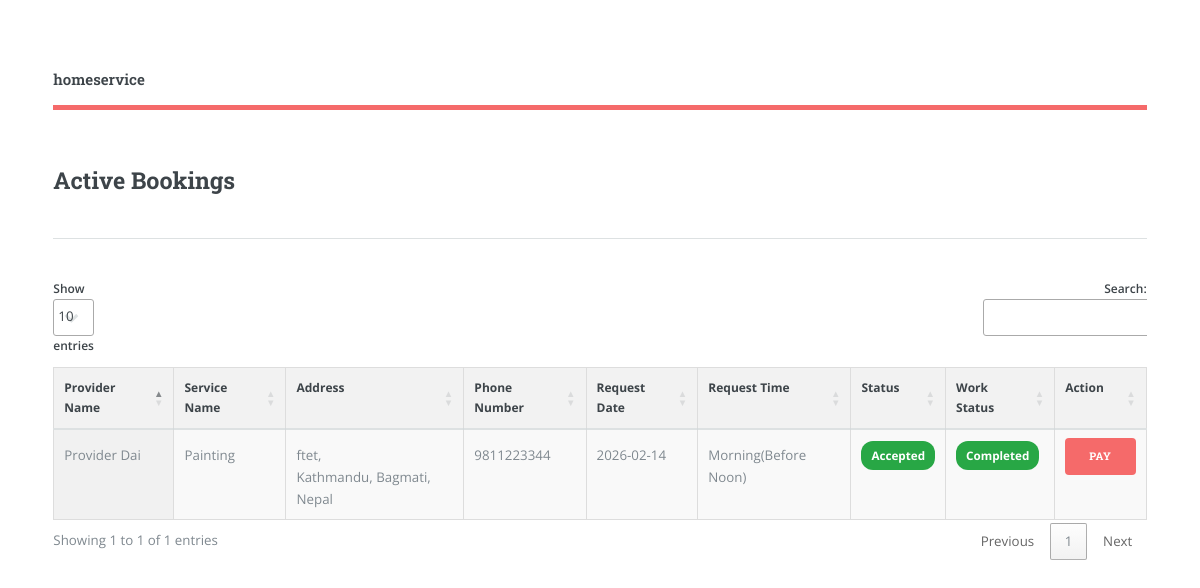
The app's page /mybookings.php (signed in), older data.
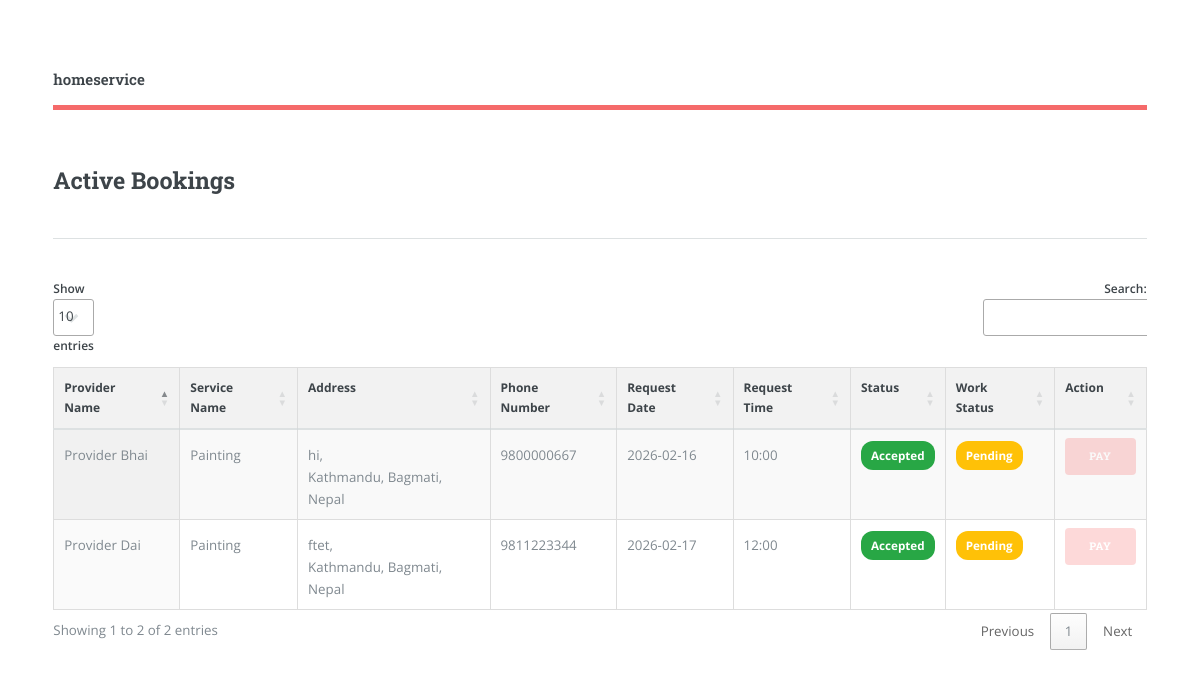
The same page, newer data.
### tables this page shows
CREATE TABLE `service_request` (
  `srid` int(11) NOT NULL,
  `consumer_id` int(11) NOT NULL,
  `provider_id` int(11) NOT NULL,
  `service_id` int(11) NOT NULL,
  `req_date` date NOT NULL,
  `req_time` varchar(50) DEFAULT NULL,
  `status` varchar(50) NOT NULL DEFAULT 'Pending',
  `work_status` varchar(50) NOT NULL DEFAULT 'Pending',
  `payment_status` varchar(50) NOT NULL DEFAULT 'Pending',
  `charge` decimal(10,2) NOT NULL DEFAULT 0.00,
  `last_modified` timestamp NOT NULL DEFAULT current_timestamp() ON UPDATE current_timestamp(),
  `read_status_c` tinyint(1) NOT NULL DEFAULT 0,
  `msgc` varchar(255) DEFAULT NULL,
  `read_status` tinyint(1) DEFAULT 0,
  `msgp` varchar(255) DEFAULT NULL,
  `wallet` decimal(10,2) NOT NULL DEFAULT 0.00,
  `service_duration` int(11) NOT NULL DEFAULT 60 COMMENT 'Duration of service in minutes',
  `transaction_id` text DEFAULT NULL,
  `user_lat` decimal(10,8) DEFAULT NULL,
  `user_lng` decimal(11,8) DEFAULT NULL,
  `distance_km` decimal(10,2) DEFAULT NULL
);

CREATE TABLE `provider` (
  `pid` int(11) NOT NULL,
  `fname` varchar(50) NOT NULL,
  `mname` varchar(50) DEFAULT NULL,
  `lname` varchar(50) NOT NULL,
  `dob` date DEFAULT NULL,
  `gender` enum('Male','Female','Other') DEFAULT 'Male',
  `country` varchar(50) DEFAULT NULL,
  `state` varchar(50) DEFAULT NULL,
  `city` varchar(50) DEFAULT NULL,
  `address` text DEFAULT NULL,
  `phnno` varchar(20) DEFAULT NULL,
  `email` varchar(100) NOT NULL,
  `photo` varchar(255) DEFAULT NULL,
  `average_rating` decimal(2,1) DEFAULT 0.0,
  `created_at` timestamp NOT NULL DEFAULT current_timestamp(),
  `password` varchar(255) NOT NULL,
  `rating_count` int(11) NOT NULL DEFAULT 0,
  `latitude` decimal(10,8) DEFAULT NULL,
  `longitude` decimal(11,8) DEFAULT NULL
);

CREATE TABLE `services` (
  `sid` int(11) NOT NULL,
  `sname` varchar(100) NOT NULL,
  `description` text DEFAULT NULL,
  `icon` varchar(100) DEFAULT NULL,
  `created_at` timestamp NOT NULL DEFAULT current_timestamp()
);

### mybookings.php (the view, shortened to what this page needs)
<?php
$con = mysqli_connect("localhost", "root", "", "homeservice");
$id = $_SESSION["consumer_id"];
$query = "SELECT provider.fname, provider.mname, provider.lname, provider.address, provider.city, provider.state, provider.country,
            provider.phnno,
            service_request.req_date AS fdate, service_request.req_time,
            service_request.status AS status, service_request.work_status,
            service_request.payment_status, service_request.srid, services.sname
          FROM service_request
          JOIN provider ON provider.pid = service_request.provider_id
          JOIN consumer ON consumer.cid = service_request.consumer_id
          JOIN services ON services.sid = service_request.service_id
          WHERE service_request.consumer_id = ?
          AND service_request.payment_status = 0 -- Filter for pending payment
          ORDER BY service_request.req_date DESC, service_request.req_time DESC";
$stmt = $con->prepare($query);
$stmt->bind_param("s", $id);
$stmt->execute();
$stmt->store_result();
?>
<!DOCTYPE HTML>
<html>
<head>
    <link rel="stylesheet" href="assets/css/main.css" />
    <link rel="stylesheet" href="https://cdn.datatables.net/1.13.5/css/jquery.dataTables.min.css">
</head>
<body class="is-preload">
    <div id="wrapper">
        <div id="main">
            <div class="inner">
                <header id="header">
                    <a href="welcome.php" class="logo"><strong>homeservice</strong></a>
                </header>
                <section>
                    <h2 id="elements">Active Bookings</h2>
                    <hr class="major" />
                    <div class="row gtr-200">
                        <div class="col-12 col-12-medium">
                            <div class="table-wrapper">
                                <?php
                                if ($stmt->num_rows > 0) {
                                    $stmt->bind_result($fname, $mname, $lname, $address, $city, $state, $country, $phnno, $fdate, $rtime, $status, $workstatus, $payment_status, $srid, $sname);
                                    echo '<table id="myTable" class="display">
                                          <thead>
                                              <tr>
                                                  <th>Provider Name</th>
                                                  <th>Service Name</th>
                                                  <th>Address</th>
                                                  <th>Phone Number</th>
                                                  <th>Request Date</th>
                                                  <th>Request Time</th>
                                                  <th>Status</th>
                                                  <th>Work Status</th>
                                                  <th>Action</th>
                                              </tr>
                                          </thead>
                                          <tbody>';
                                    while ($stmt->fetch()) {
                                        $status_label = $status == 0 ? "Pending" : ($status == 1 ? "Accepted" : "Rejected");
                                        $status_class = $status == 0 ? "badge-warning" : ($status == 1 ? "badge-success" : "badge-danger");
                                        $workstatus_label = $workstatus == 0 ? "Pending" : "Completed";
                                        $workstatus_class = $workstatus == 0 ? "badge-warning" : "badge-success";
                                        $action_button = ($status == 1 && $workstatus == 1 && $payment_status == 0)
                                            ? "<button class='action-btn primary'>Pay</button>"
                                            : "<button class='action-btn primary' disabled>Pay</button>";
                                        echo '<tr>
                                                <td>' . $fname . ' ' . $mname . ' ' . $lname . '</td>
                                                <td>' . $sname . '</td>
                                                <td>' . $address . ',<br>' . $city . ', ' . $state . ', ' . $country . '</td>
                                                <td>' . $phnno . '</td>
                                                <td>' . $fdate . '</td>
                                                <td>' . $rtime . '</td>
                                                <td><span class="badge ' . $status_class . '">' . $status_label . '</span></td>
                                                <td><span class="badge ' . $workstatus_class . '">' . $workstatus_label . '</span></td>
                                                <td>' . $action_button . '</td>
                                              </tr>';
                                    }
                                    echo '</tbody>
                                          </table>';
                                } else {
                                    echo "<h3 style='color:red'>No Active Bookings Found</h3>";
                                }
                                ?>
                            </div>
                        </div>
                    </div>
                </section>
            </div>
        </div>
    </div>
</body>
</html>

### mybookings.php (style rules this page uses)
table.dataTable { border-collapse: collapse; border: 1px solid #ddd; width: 100%; }
table.dataTable th, table.dataTable td { border: 1px solid #ddd; padding: 8px; }
table.dataTable th { background-color: #f2f2f2; text-align: left; }
.badge { display: inline-block; padding: 5px 10px; font-size: 0.875em; font-weight: bold; border-radius: 12px; }
.badge-warning { background-color: #ffc107; color: #fff; }
.badge-success { background-color: #28a745; color: #fff; }

Row changes from the older to the newer data that the page shows:
removed service_request: provider.fname "Provider", provider.lname "Dai", service.sname "Painting", provider.address "ftet", provider.city "Kathmandu", provider.state "Bagmati", provider.country "Nepal", provider.phnno "9811223344", req_date "2026-02-14", req_time "Morning(Before Noon)", status "Accepted", work_status "Completed", payment_status "PAY"
added service_request: provider.fname "Provider", provider.lname "Dai", service.sname "Painting", provider.address "ftet", provider.city "Kathmandu", provider.state "Bagmati", provider.country "Nepal", provider.phnno "9811223344", req_date "2026-02-17", req_time "12:00", status "Accepted", work_status "Pending", shows "PAY"
added service_request: provider.fname "Provider", provider.lname "Bhai", service.sname "Painting", provider.address "hi", provider.city "Kathmandu", provider.state "Bagmati", provider.country "Nepal", provider.phnno "9800000667", req_date "2026-02-16", req_time "10:00", status "Accepted", work_status "Pending", shows "PAY"
Text that changed along with them:
text written by a page script: "Show entries Search: Showing 1 to 1 of 1 entries Previous 1 Next" → "Show entries Search: Showing 1 to 2 of 2 entries Previous 1 Next"
